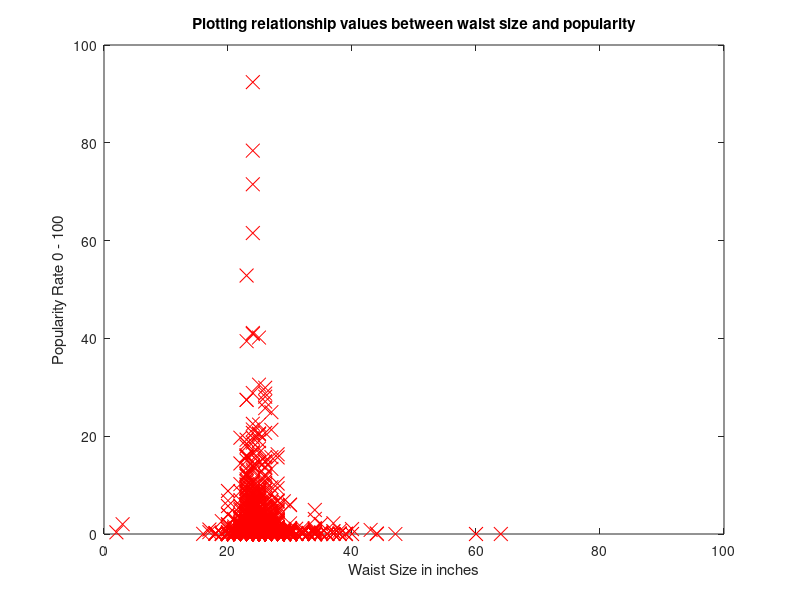

Here is the MATLAB script that generated this plot:
data = load('trainingWaist.txt');
X = data(:, 1);
y = data(:, 2);
m = length(y); % number of training examples
plot(X, y, 'rx', 'MarkerSize', 10); % Plot the data
ylabel('Popularity Rate 0 - 100'); % Set the y−axis label
xlabel('Waist Size in inches'); % Set the x−axis labe
xlim([0 100])
title ("Plotting relationship values between waist size and popularity");
